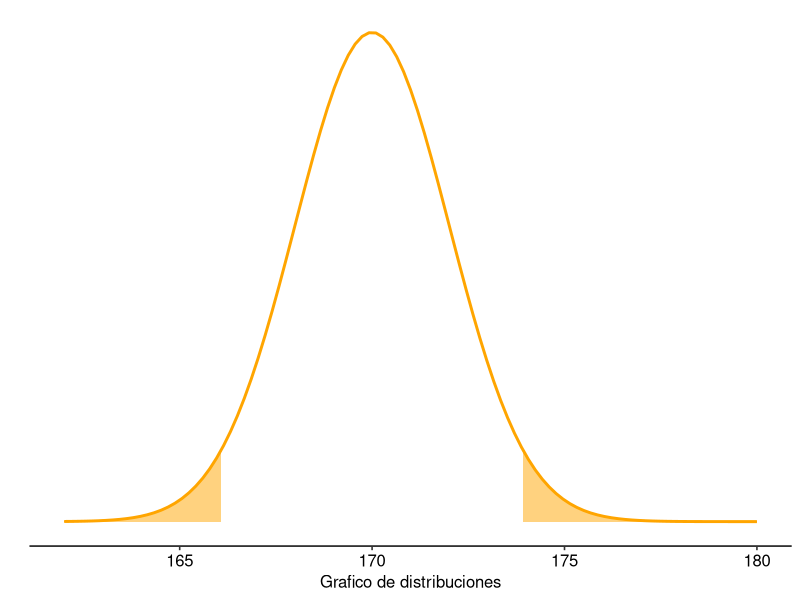
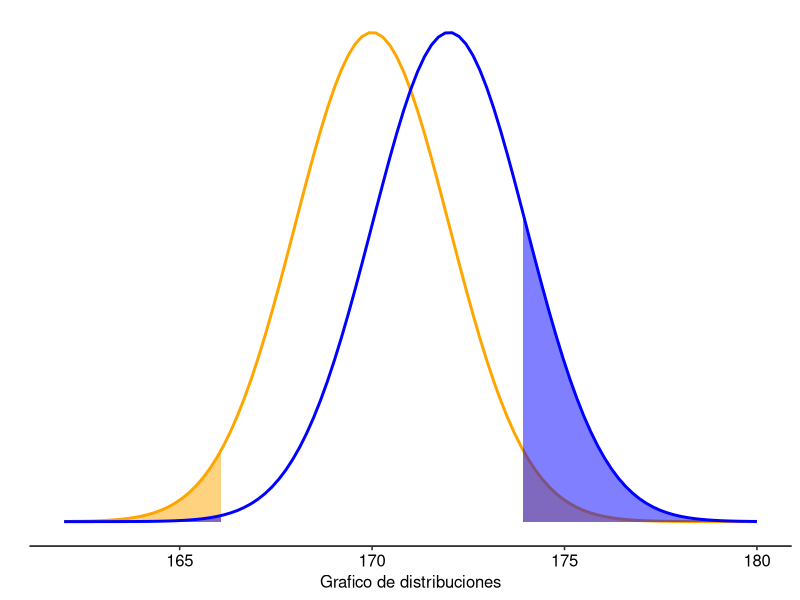
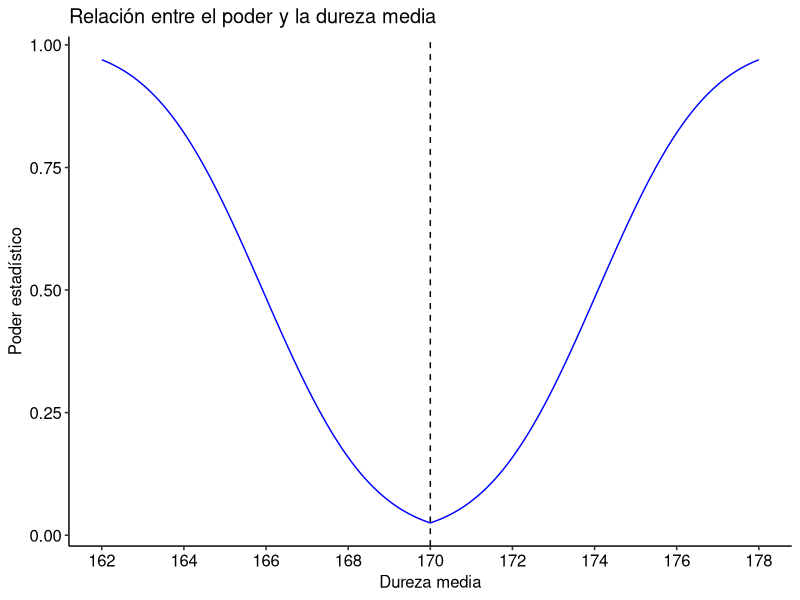

Here is the R script that generated these plots, in order:
library(ggpubr)
library(pwr)
library (ggplot2)

# Integrantes
#                  - Rut:
#                  - Rut:
#                  - Rut:
#                  - Rut:


##############################################################################################

# Se sabe que el proceso de fabricación de barras de acero para concreto reforzado producen 
# barras con medidas de dureza que siguen una distribución normal con desviación estándar de
# 10 kilogramos de fuerza por milímetro cuadrado. Usando una muestra aleatoria de tamaño 25, 
# un ingeniero quiere averiguar si una línea de producción está generando barras con dureza 
# media de 170 [kgf mm-2] 

# Pregunta 1: Si el ingeniero piensa rechazar la hipótesis nula cuando la muestra presente 
# una media menor a 167 [kgf mm-2] o mayor a 173 [kgf mm-2], ¿cuál es la probabilidad de que
# cometa un error de tipo 1? 

# Datos conocidos
n <- 25
diferencia <- 3
sd <- 10
alfa <- NULL
poder <- 0.8
media <- 170

resultado <- power.t.test(n = n,
                          delta = diferencia,
                          sd = sd,
                          sig.level = alfa,
                          power = poder,
                          type = "one.sample",
                          alternative = "two.sided")$sig.level

print(resultado)





# Pregunta 2: Si la verdadera dureza media de la línea de producción fuera 172 [kgf mm-2], 
# ¿cuál sería la probabilidad de que el ingeniero, que obviamente no conoce este dato, cometa
# un error de tipo 2? 


# Hipótesis 
# Tomando µ1 como la media muestral equivalente a 170 tenemos:

# Hipotesis nula
# H0: µ1 = 170

# Hipotesis alternativa
# HA: µ1 /= 170
##############################################################################################
#     ___   ___   ___    ___   _   _   _  _   _____     _       ____
#    | _ \ | _ \ | __|  / __| | | | | | \| | |_   _|   /_\     |__ /
#   |  _/ |   / | _|  | (_ | | |_| | | .` |   | |    / _ \     |_ \
#  |_|   |_|_\ |___|  \___|  \___/  |_|\_|   |_|   /_/ \_\   |___/                                                       
##############################################################################################

# Datos conocidos
n <- 25
sd <- 10
mediaTeorica <- 170
mediaMuestral <- 172
diferencia <- mediaMuestral - mediaTeorica
d <- (mediaMuestral - mediaTeorica) / sd  #Tamaño del efecto (d de Cohen)
alfa <- 0.05

# Calculo del poder usando la función power.t.test()
poder <- power.t.test(n = n,
                      delta = diferencia,
                      sd = sd,
                      sig.level = alfa,
                      type = "one.sample",
                      alternative = "two.sided")$power

cat("poder = ", poder, "\n")

# Cálculo del poder Teórico en R
poderTeorico <- pwr.t.test(n = n,
                           d = d,
                           sig.level = alfa,
                           power = NULL,
                           type = "one.sample",
                           alternative = "two.sided")$power

# Cálculo del poder Experimental 

# Calculo del error estándar
SE <- sd / sqrt(n)

# Gráfico con la  distribución de la media teórica
x <- seq(162, 180, 0.01)
y <- dnorm(x, mean = mediaTeorica, sd = SE)
dfTeorico <- data.frame(x, y)
g <- ggplot(data = dfTeorico, aes(x))

g <- g + stat_function(
  fun = dnorm, 
  args = list(mean = mediaTeorica, sd = SE),
  colour = "orange", size = 1)
  
g <- g + ylab("")
g <- g + scale_y_continuous(breaks = NULL)
g <- g + scale_x_continuous(name = "Grafico de distribuciones")
g <- g + theme_pubr()

# Área de rechazo de H0
Z_critico <- qnorm(alfa/2, mean = 0, sd = SE, lower.tail = FALSE)
q_critico_inferior <- mediaTeorica - Z_critico
q_critico_superior <- mediaTeorica + Z_critico

g <- g + geom_area(data = subset(dfTeorico, x < q_critico_inferior),
                   aes(y = y),
                   colour = "orange",
                   fill = "orange",
                   alpha = 0.5)

g <- g + geom_area(data = subset(dfTeorico, x > q_critico_superior),
                   aes(y = y),
                   colour = "orange",
                   fill = "orange",
                   alpha = 0.5)

print(g)

# Gráfico con la  distribución de la media muestral
x1 <- seq(162, 180, 0.01)
y1 <- dnorm(x, mean = mediaMuestral, sd = SE)
dfMuestral <- data.frame(x1, y1)

g <- g + stat_function(
  fun = dnorm, 
  args = list(mean = mediaMuestral, sd = SE),
  colour = "blue", size = 1)

g <- g + geom_area(data = subset(dfMuestral, x < q_critico_inferior),
                   aes(x = x1, y = y1),
                   colour = "blue",
                   fill = "blue",
                   alpha = 0.5)

g <- g + geom_area(data = subset(dfMuestral, x > q_critico_superior),
                   aes(x = x1, y = y1),
                   colour = "blue",
                   fill = "blue",
                   alpha = 0.5)

print(g)

# Cálculo del poder experimental
probAreaInf <- pnorm(q_critico_inferior, mean = mediaMuestral, sd = SE, lower.tail = TRUE)
probAreaSup <- pnorm(q_critico_superior, mean = mediaMuestral, sd = SE, lower.tail = FALSE)
poderExperimental <- probAreaInf + probAreaSup

# Cálculo de la probabilidad de cometer un error tipo II 
betaTeorico <- 1 - poderTeorico
betaExperimental <- 1- poderExperimental
cat("poder teorico = ", poderTeorico, "\n")
cat("poder experimental = ", poderExperimental, "\n")
cat("beta teorico = ", betaTeorico, "\n")
cat("beta experimental = ", betaExperimental, "\n")

# Conclusión
# Si la verdadera media es de 172 [kgf mm-2] existe una probabilidad de que el ingeniero cometa
# un error del tipo 2, es decir, que considere correcta H0 en lugar de HA, cuando HA es la 
# correcta, pues como se ve en el gráfico, la región azul, que permite determinar el poder 
# estadístico, cubre menos del 20% de la curva de dicho color, lo cual se puede corroborar al
# calcular el área que esta abarca, obteniéndose un poder de 0.17, de donde podemos afirmar que 
# existe una probabilidad de casi el 83% de que el ingeniero cometa un error del tipo 2.





# Pregunta 3: Como no se conoce la verdadera dureza media, genere un gráfico del poder 
# estadístico con las condiciones anteriores, pero suponiendo que las verdaderas durezas 
# medias podrían variar de 162 a 178 [kgf mm-2].

# Datos conocidos 
n <- 25
sd <- 10
alfa <- 0.05
mediaTeorica <- 170
mediaInferior <- 162
mediaSuperior <- 178

deltaInf <- mediaInferior- mediaTeorica
deltaSup <- mediaSuperior- mediaTeorica

intervaloDelta <- seq(deltaInf, deltaSup, 0.01)
intervaloDurezas <- seq(mediaInferior, mediaSuperior, 0.01)

# Se calcula el poder para cada dureza media
poder <- power.t.test(n = n,
                      delta = intervaloDelta,
                      sd = sd,
                      sig.level = alfa,
                      power = NULL,
                      type = "one.sample",
                      alternative = "two.sided")$power

# Se crea un data frame
datos <- data.frame(intervaloDurezas, poder)

# Gráfica curva de poder
g <- ggplot(datos, aes(intervaloDurezas, poder))
g <- g + geom_line(colour = "blue")
g <- g + ylab("Poder estadístico")
g <- g + xlab("Dureza media")
g <- g + theme_pubr()
g <- g + geom_vline(xintercept = 170, linetype = "dashed")
g <- g + scale_x_continuous(breaks = seq(mediaInferior, mediaSuperior, 2))
g <- g + ggtitle("Relación entre el poder y la dureza media")

print(g)

# Conclusión
# En el gráfico se observa que, a medida que la dureza media se aleja de la media teórica (170), 
# el poder de la prueba comienza a aumentar, disminuyendo así la probabilidad de cometer errores 
# del tipo II.





# Pregunta 4: ¿Cuántas barras deberían revisarse para conseguir un poder estadístico de 
# 0,80 y un nivel de significación de 0,05? 

# Datos conocidos
poder <- 0.8
alfa <- 0.05
sd <- 10
mediaTeorica <- 170
mediaMuestral <- 178   # Duda es 178(preg3) , 172 (preg2) o 173(preg1) ¿?
diferencia <- mediaMuestral - mediaTeorica

# Cálculo del tamaño de la muestra usando la función power.t.test()
resultado <- power.t.test(n = NULL,
                          delta = diferencia,
                          sd = sd,
                          sig.level = alfa,
                          power = poder,
                          type = "one.sample",
                          alternative = "two.sided")

n <- ceiling(resultado[["n"]])
print(n)

# Conclusión    (CAMBIAR DEPENDIENDO DE LA MEDIA MUESTRAL QUE SE USE)
# A través de la prueba realizada se puede concluir que se necesitan revisar 15 barras
# para conseguir un poder estadístico de 0.8 y un nivel de significación de 0.05





# Pregunta 5: ¿Y si quisiera ser bien exigente y bajar la probabilidad de cometer un error
# de tipo 1 a un 1% solamente?

# Datos conocidos
poder <- 0.8
alfa <- 0.01
sd <- 10
mediaTeorica <- 170
mediaMuestral <- 178   # Duda es 178(preg3) , 172 (preg2) o 173(preg1) ¿?
diferencia <- mediaMuestral - mediaTeorica

resultado <- power.t.test(n = NULL,
                          delta = diferencia,
                          sd = sd,
                          sig.level = alfa,
                          power = poder,
                          type = "one.sample",
                          alternative = "two.sided")

n <- ceiling(resultado[["n"]])
print(n)

# Conclusión  (CAMBIAR DEPENDIENDO DE LA MEDIA MUESTRAL QUE SE USE)
# Con un poder de 0.8 y un alfa menor que el ejercicio anterior, en este caso un nivel
# de significancia de 0.01 equivalente al 1%, el tamaño de la muestra debería ser
# de 22
